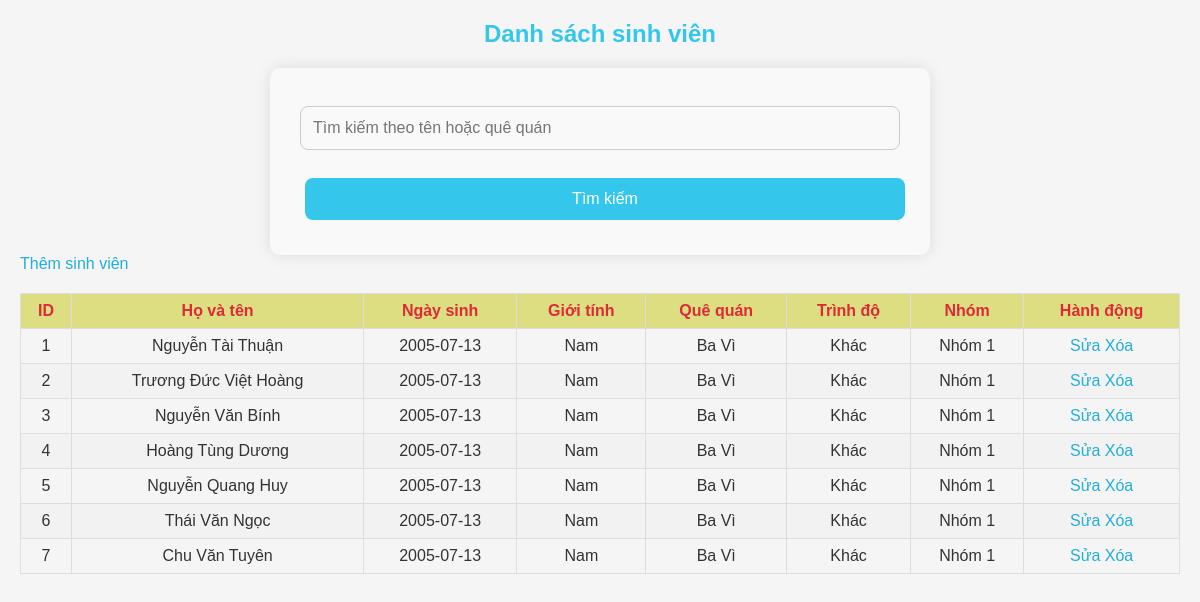
The page / on the database its author committed.
### tables this page shows
CREATE TABLE `table_students` (
  `id` int(50) NOT NULL,
  `fullname` varchar(250) NOT NULL,
  `dob` date NOT NULL,
  `gender` int(11) NOT NULL,
  `hometown` varchar(250) NOT NULL,
  `level` int(11) NOT NULL,
  `group` int(11) NOT NULL
);

### index.php (the view, shortened to what this page needs)
<?php
    require_once 'connect.php';
?>
<!DOCTYPE html>
<html lang="vi">
<head>
    <link rel="stylesheet" href="decor.css">
</head>
<body>
    <h2>Danh sách sinh viên</h2>
    <form method="GET" action="index.php">
        <input type="text" name="search" placeholder="Tìm kiếm theo tên hoặc quê quán" value="<?php echo isset($_GET['search']) ? $_GET['search'] : ''; ?>" />
        <button type="submit">Tìm kiếm</button>
    </form>
    <a href="add.php">Thêm sinh viên</a>
    <table border="1">
        <thead>
            <tr>
                <th>ID</th>
                <th>Họ và tên</th>
                <th>Ngày sinh</th>
                <th>Giới tính</th>
                <th>Quê quán</th>
                <th>Trình độ</th>
                <th>Nhóm</th>
                <th>Hành động</th>
            </tr>
        </thead>
        <tbody>
            <?php
            $search = isset($_GET['search']) ? $_GET['search'] : '';
            $sql = "SELECT * FROM table_Students WHERE fullname LIKE ? OR hometown LIKE ?";
            $stmt = $conn->prepare($sql);
            $searchTerm = "%" . $search . "%";
            $stmt->bind_param("ss", $searchTerm, $searchTerm);
            $stmt->execute();
            $result = $stmt->get_result();
            while ($row = $result->fetch_assoc()) {
                echo "<tr>
                        <td>{$row['id']}</td>
                        <td>{$row['fullname']}</td>
                        <td>{$row['dob']}</td>
                        <td>" . ($row['gender'] == 1 ? 'Nam' : 'Nữ') . "</td>
                        <td>{$row['hometown']}</td>
                        <td>" . (
                            $row['level'] == 0 ? 'Tiến sĩ' :
                            ($row['level'] == 1 ? 'Thạc sĩ' :
                            ($row['level'] == 2 ? 'Kỹ sư' : 'Khác'))
                        ) . "</td>
                        <td>Nhóm {$row['group']}</td>
                        <td>
                            <a href='edit.php?id={$row['id']}'>Sửa</a>
                            <a href='delete.php?id={$row['id']}'>Xóa</a>
                        </td>
                      </tr>";
            }
            ?>
        </tbody>
    </table>
</body>
</html>

### decor.css (style rules this page uses)
body { font-family: Arial, sans-serif; margin: 20px; background-color: #f5f5f5; color: #333; }
h2 { color: #34c7eb; text-align: center; margin-bottom: 20px; }
a { text-decoration: none; color: #22afd6; }
table { width: 100%; border-collapse: collapse; margin: 20px 0; }
table th, table td { border: 1px solid #ddd; padding: 8px; text-align: center; }
table th { background-color: #dddd82; color: rgb(220, 43, 55); }
table tr:nth-child(even) { background-color: #f2f2f2; }
button { background-color: #ddd31c; color: white; border: none; padding: 10px 15px; text-align: center; cursor: pointer; margin: 5px; border-radius: 5px; }
form { max-width: 600px; margin: 0 auto; background: #fff; padding: 30px; border-radius: 10px; box-shadow: 0 0 15px rgba(0, 0, 0, 0.1); background-color: #f9f9f9; }
form input[type="text"], form input[type="date"], form input[type="number"], form select, form textarea { width: 100%; padding: 12px; margin: 8px 0; border: 1px solid #ccc; border-radius: 8px; box-sizing: border-box; font-size: 16px; background-color: #f9f9f9; }
form button { width: 100%; padding: 12px; background-color: #34c7eb; color: white; border: none; border-radius: 8px; font-size: 16px; cursor: pointer; margin-top: 20px; }

### rows shown on the page
table_students: id "1", fullname "Nguyễn Tài Thuận", dob "2005-07-13", gender "Nam", hometown "Ba Vì", level "Khác", group "1"
table_students: id "2", fullname "Trương Đức Việt Hoàng", dob "2005-07-13", gender "Nam", hometown "Ba Vì", level "Khác", group "1"
table_students: id "3", fullname "Nguyễn Văn Bính", dob "2005-07-13", gender "Nam", hometown "Ba Vì", level "Khác", group "1"
table_students: id "4", fullname "Hoàng Tùng Dương", dob "2005-07-13", gender "Nam", hometown "Ba Vì", level "Khác", group "1"
table_students: id "5", fullname "Nguyễn Quang Huy", dob "2005-07-13", gender "Nam", hometown "Ba Vì", level "Khác", group "1"
table_students: id "6", fullname "Thái Văn Ngọc", dob "2005-07-13", gender "Nam", hometown "Ba Vì", level "Khác", group "1"
table_students: id "7", fullname "Chu Văn Tuyên", dob "2005-07-13", gender "Nam", hometown "Ba Vì", level "Khác", group "1"
